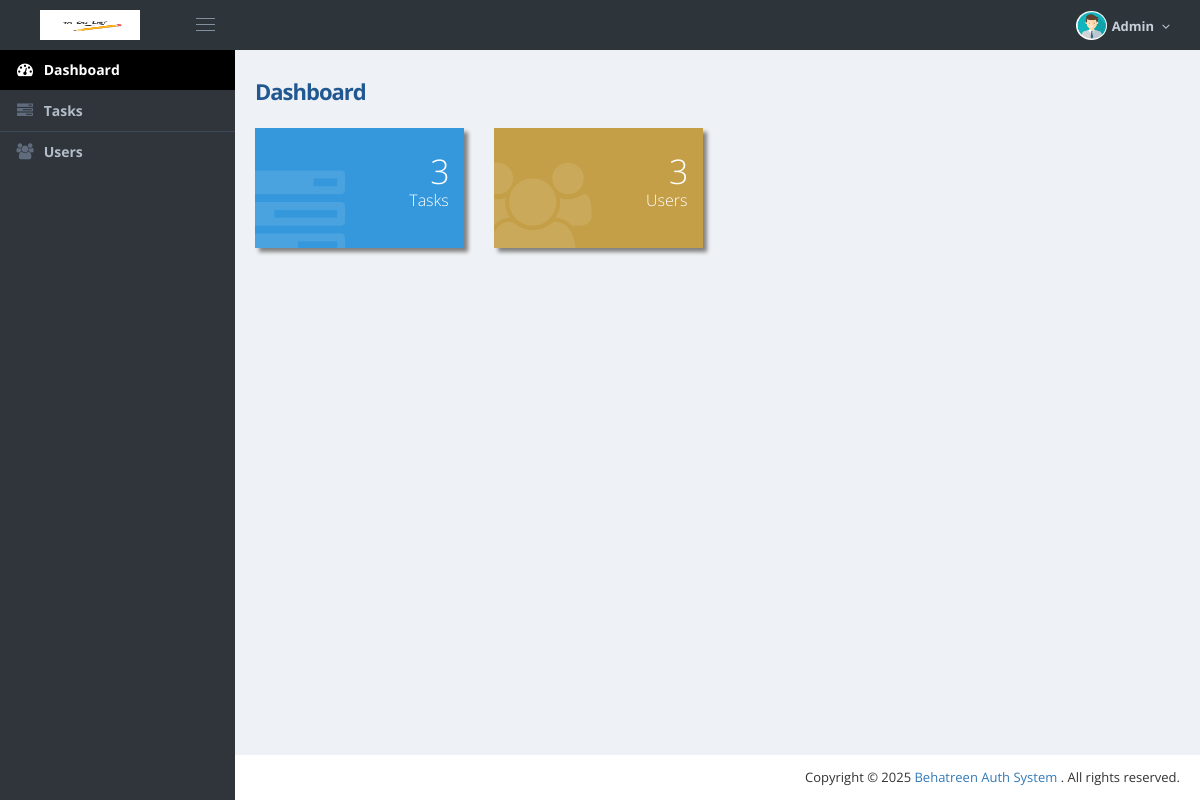
Screenshot of / (signed in) with the database file from the repository.
### app/models.py (models this page shows)
class User(db.Model, UserMixin):
    id = db.Column(db.Integer, primary_key=True)
    name = db.Column(db.String(100), nullable=False)
    email = db.Column(db.String(100), unique=True, nullable=False)
    password = db.Column(db.String(200), nullable=False)
    is_admin = db.Column(db.SmallInteger, nullable=False, default=0)
    profile_img = db.Column(db.String(100), nullable=True)
    status = db.Column(db.SmallInteger, nullable=False, default=0)
    tasks = db.relationship('Task', backref='user', lazy=True)

### app/routes/tasks.py (the view)
@tasks_bp.route('/')
@login_required
def dashboard():
    tasks = Task.query.filter_by(user_id=current_user.id).count()
    users = User.query.count()
    return render_template('dashboard.html',tasks=tasks, users=users)

### app/templates/dashboard.html (shortened to what this page needs)
{% extends 'admin/admin_layout.html' %}
{% block content%}
<div class="page-content-wrapper">
    <div class="page-content">
        <h1 class="page-title bold"> Dashboard </h1>
        <div class="row">
            <div class="col-lg-3 col-md-3 col-sm-6 col-xs-12">
                <a class="dashboard-stat dashboard-stat-v2 blue" style="box-shadow: 4px 4px 4px grey;"
                    href="{{url_for('tasks.view_tasks')}}">
                    <div class="visual">
                        <i class="fa fa-tasks"></i>
                    </div>
                    <div class="details">
                        <div class="number"><span>{{tasks}}</span></div>
                        <div class="desc"> Tasks </div>
                    </div>
                </a>
            </div>
            <div class="col-lg-3 col-md-3 col-sm-6 col-xs-12">
                <a class="dashboard-stat dashboard-stat-v2 yellow" style="box-shadow: 4px 4px 4px grey;"
                    href="{{url_for('users.users')}}">
                    <div class="visual">
                        <i class="fa fa-users"></i>
                    </div>
                    <div class="details">
                        <div class="number"><span>{{users}}</span></div>
                        <div class="desc"> Users </div>
                    </div>
                </a>
            </div>
        </div>
    </div>
</div>
{% endblock %}

### app/templates/admin/admin_layout.html (shortened to what this page needs)
<!DOCTYPE html>
<html lang="en">
    <head><meta http-equiv="Content-Type" content="text/html; charset=utf-8">
        <link href="{{ url_for('static', filename='global/plugins/font-awesome/css/font-awesome.min.css') }}" rel="stylesheet" type="text/css" />
        <link href="{{ url_for('static', filename='global/plugins/bootstrap/css/bootstrap.min.css') }}" rel="stylesheet" type="text/css" />
        <link href="{{ url_for('static', filename='global/plugins/bootstrap-switch/css/bootstrap-switch.min.css') }}" rel="stylesheet" type="text/css" />
        <link href="{{ url_for('static', filename='css/toastr.min.css') }}" rel="stylesheet" type="text/css" />
        <link href="{{ url_for('static', filename='global/plugins/datatables/datatables.min.css') }}" rel="stylesheet" type="text/css" />
        <link href="{{ url_for('static', filename='global/plugins/datatables/plugins/bootstrap/datatables.bootstrap.css') }}" rel="stylesheet" type="text/css" />
        <link href="{{ url_for('static', filename='global/plugins/bootstrap-datepicker/css/bootstrap-datepicker3.min.css') }}" rel="stylesheet" type="text/css" />
        <link href="{{ url_for('static', filename='global/plugins/bootstrap-colorpicker/css/colorpicker.css') }}" rel="stylesheet" type="text/css" />
        <link href="{{ url_for('static', filename='global/plugins/jquery-minicolors/jquery.minicolors.css') }}" rel="stylesheet" type="text/css" />
        <link href="{{ url_for('static', filename='global/plugins/bootstrap-multiselect/css/bootstrap-multiselect.css') }}" rel="stylesheet" type="text/css" />
        <link href="{{ url_for('static', filename='global/css/components.min.css') }}" rel="stylesheet" id="style_components" type="text/css" />
        <link href="{{ url_for('static', filename='global/css/plugins.min.css') }}" rel="stylesheet" type="text/css" />
        <link href="{{ url_for('static', filename='layouts/layout/css/layout.min.css') }}" rel="stylesheet" type="text/css" />
        <link href="{{ url_for('static', filename='layouts/layout/css/themes/darkblue.min.css') }}" rel="stylesheet" type="text/css" id="style_color" />
        <link href="{{ url_for('static', filename='layouts/layout/css/custom.css') }}" rel="stylesheet" type="text/css" />
    </head>
    <body class="page-header-fixed page-sidebar-closed-hide-logo page-container-bg-solid page-content-white page-sidebar-fixed">
        <div class="page-wrapper">
            <div class="page-header navbar navbar-fixed-top">
                <div class="page-header-inner">
                    <div class="page-logo">
                        <a href="{{url_for('tasks.dashboard')}}">
                            <center> <img src="{{ url_for('static', filename='img/logo/logo.png') }}" width="100px" height="30px" style="margin-left:20px;" class="logo-default"/></center>
                        </a>
                        <div class="menu-toggler sidebar-toggler">
                            <span></span>
                        </div>
                    </div>
                    <div class="top-menu">
                        <ul class="nav navbar-nav pull-right">
                            <li class="dropdown dropdown-user">
                                <a href="javascript:;" class="dropdown-toggle" data-toggle="dropdown" data-hover="dropdown" data-close-others="true">
                                    <img alt="" class="img-circle" src="{{ url_for('static', filename='profile/' ~ current_user.profile_img) }}" width="31px" />
                                    <span class="username username-hide-on-mobile"><b> {{ current_user.name }} </b></span>
                                    <i class="fa fa-angle-down"></i>
                                </a>
                            </li>
                        </ul>
                    </div>
                </div>
            </div>
            <div class="page-container">
            {% include 'admin/sidebar.html' %}
            {% block content %} {% endblock %}
            <div class="page-footer">
                <div class="page-footer-inner" style="float:right; margin-top:5px"> Copyright © {{ current_year }} <a target="_blank" href="#"> Behatreen Auth System </a>. All rights reserved. </div>
            </div>
            </div>
        </div>
    </body>
</html>

### rows the page displays
User: profile_img (picture), name "Admin"

### other values shown
{{ tasks }} "3"
{{ users }} "3"
